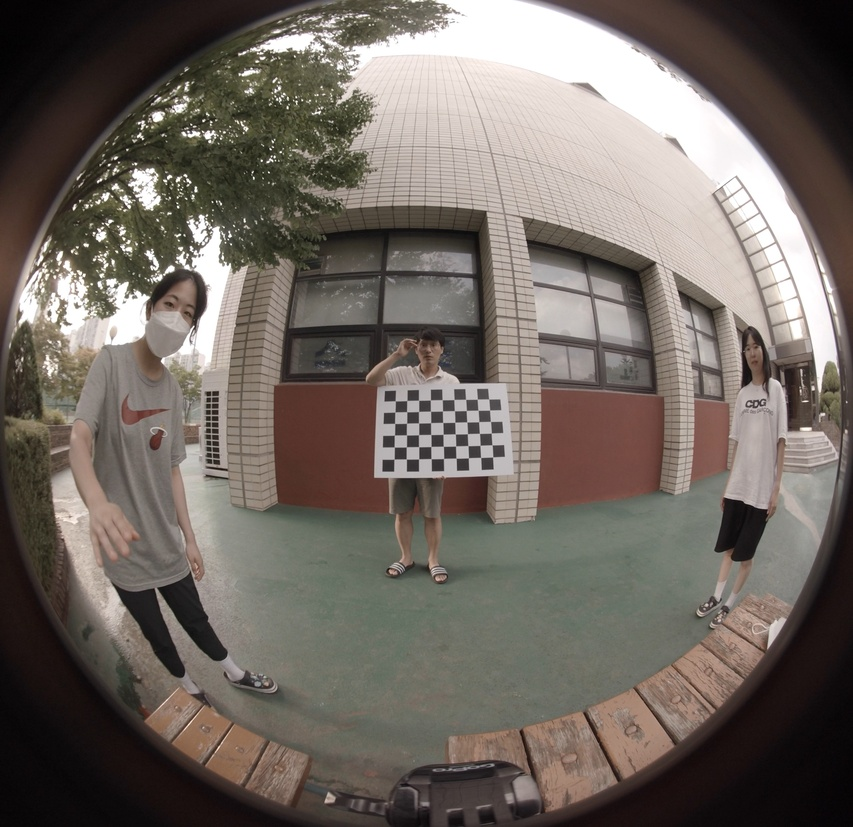
#> input picture data/20220706_GPFR2882_front/GPFR2882_1.jpeg, 853 x 827 px, shrunk from 2704 x 2624 before the run; its folder holds only this picture in this run
$ jupyter execute --allow-errors hello_fisheye.ipynb   (shell and % lines are left out)   (older library calls are emulated)
#> lines starting #> are read from the running program, lines starting #| are printed output that depends on the picture
[cell 1]
import cv2

[cell 2]
cv2.__version__

[cell 3]
assert cv2.__version__[0] >= '3', 'The fisheye module requires opencv version >= 3.0.0'

[cell 4]
import numpy as np
import matplotlib.pyplot as plt
import os
import glob
from tqdm import tqdm

[cell 5]
CHECKERBOARD = (6,9)

[cell 6]
subpix_criteria = (cv2.TERM_CRITERIA_EPS+cv2.TERM_CRITERIA_MAX_ITER, 30, 0.1)
calibration_flags = cv2.fisheye.CALIB_RECOMPUTE_EXTRINSIC+cv2.fisheye.CALIB_CHECK_COND+cv2.fisheye.CALIB_FIX_SKEW
objp = np.zeros((1, CHECKERBOARD[0]*CHECKERBOARD[1], 3), np.float32)
objp[0,:,:2] = np.mgrid[0:CHECKERBOARD[0], 0:CHECKERBOARD[1]].T.reshape(-1, 2)

[cell 7]
objp.shape

[cell 8]
_img_shape = None
objpoints = [] # 3d point in real world space
imgpoints = [] # 2d points in image plane.

[cell 9]
images = sorted(glob.glob('data/20220706_GPFR2882_front/*.jpeg'))
print(len(images))

[cell 10]
for fname in tqdm(images):
    img = cv2.imread(fname)
#> img is the input picture: shape (827, 853, 3); mean B, G, R 97.3, 104.3, 112.4
    if _img_shape == None:
        _img_shape = img.shape[:2]
    else:
        assert _img_shape == img.shape[:2], "All images must share the same size."
    gray = cv2.cvtColor(img,cv2.COLOR_BGR2GRAY)
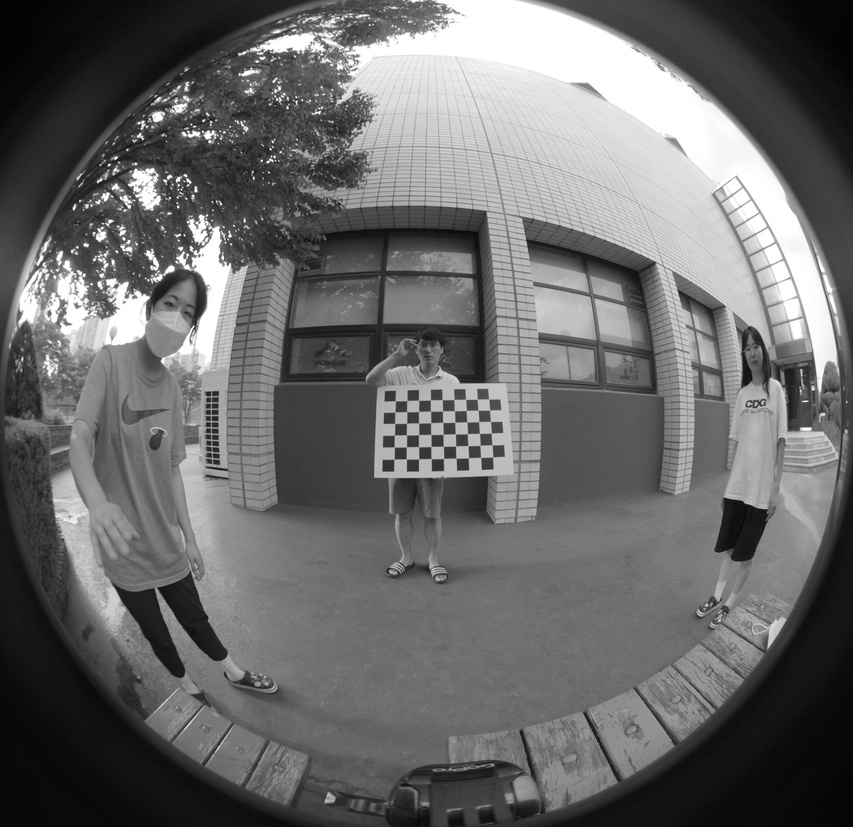
#> gray: shape (827, 853); min 0, max 255, mean 106

    # Find the chess board corners
    ret, corners = cv2.findChessboardCorners(gray, CHECKERBOARD, cv2.CALIB_CB_ADAPTIVE_THRESH+cv2.CALIB_CB_FAST_CHECK+cv2.CALIB_CB_NORMALIZE_IMAGE)
#> ret = True; corners = 54 rows, first 8: [394.1, 459.1], [394.3, 447], [394.4, 435], [394.7, 423.4], [395, 412], [395.3, 400.9], [406.3, 459], [406.4, 446.9]
    # If found, add object points, image points (after refining them)
    if ret == True:
        objpoints.append(objp)
        cv2.cornerSubPix(gray,corners,(3,3),(-1,-1),subpix_criteria)
        imgpoints.append(corners)

[cell 11]
N_OK = len(objpoints)
print(N_OK)

[cell 12]
K = np.zeros((3, 3))
D = np.zeros((4, 1))
rvecs = [np.zeros((1, 1, 3), dtype=np.float64) for i in range(N_OK)]
tvecs = [np.zeros((1, 1, 3), dtype=np.float64) for i in range(N_OK)]

[cell 13]
np.shape(rvecs)

[cell 14]
#rms, _, _, _, _ = \
retval, K, D, rvecs, tvecs = \
    cv2.fisheye.calibrate(
        objpoints,
        imgpoints,
        gray.shape[::-1],
        K,
        D,
        rvecs,
        tvecs,
        calibration_flags,
        (cv2.TERM_CRITERIA_EPS+cv2.TERM_CRITERIA_MAX_ITER, 30, 1e-6)
    )
#> retval = 0.0497; K = [[305.4, 0, 432.2], [0, 307, 418.9], [0, 0, 1]]; D = [-0.263, 8.63, -166.4, 1060.2]; rvecs = ([-0.257, -0.224, -1.57],); tvecs = ([-3.09, 3.23, 24.34],)

[cell 15]
print("Found " + str(N_OK) + " valid images for calibration")

[cell 16]
print("DIM=" + str(_img_shape[::-1]))
#| DIM=(853, 827)
# print("K=np.array(" + str(K.tolist()) + ")")
# print("D=np.array(" + str(D.tolist()) + ")")

[cell 17]
K
#> Out = [[305.4, 0, 432.2], [0, 307, 418.9], [0, 0, 1]]

[cell 18]
D
#> Out = [-0.263, 8.63, -166.4, 1060.2]

# Undistort images

[cell 19]
DIM= _img_shape[::-1]
#> DIM = (853, 827)

[cell 20]
def undistort(img_path, K, D, DIM):
    img = cv2.imread(img_path)
    h,w = img.shape[:2]
    map1, map2 = cv2.fisheye.initUndistortRectifyMap(K, D, np.eye(3), K, DIM, cv2.CV_16SC2)
    undistorted_img = cv2.remap(img, map1, map2, interpolation=cv2.INTER_LINEAR, borderMode=cv2.BORDER_CONSTANT)
    return undistorted_img
#     cv2.imshow("undistorted", undistorted_img)
#     cv2.waitKey(0)
#     cv2.destroyAllWindows()

[cell 21]
# [6 lines of commented-out code are left out]

[cell 22]
DIM
#> Out = (853, 827)

#> (a cell that did not finish here is left out)

#> (a cell that did not finish here is left out)

#> (a cell that did not finish here is left out)

[cell 26]
plt.figure(dpi=150)
plt.axis('off')
#> (the rest of this cell did not finish here and is left out)

OpenCV fisheye calibration cuts too much of the image.
https://stackoverflow.com/a/44009548

[cell 27]
## Adjusting the K

[cell 28]
nk = K.copy()
#> nk = [[305.4, 0, 432.2], [0, 307, 418.9], [0, 0, 1]]
nk[0,0]=K[0,0]/1.5
nk[1,1]=K[1,1]/1.5
# Just by scaling the matrix coefficients!

[cell 29]
K
#> Out = [[305.4, 0, 432.2], [0, 307, 418.9], [0, 0, 1]]

[cell 30]
nk
#> Out = [[203.6, 0, 432.2], [0, 204.7, 418.9], [0, 0, 1]]

[cell 31]
#img = cv2.imread(img_path)
dim1 = img.shape[:2][::-1]
#> dim1 = (853, 827)
print(dim1)
#| (853, 827)

[cell 32]
map1, map2 = cv2.fisheye.initUndistortRectifyMap(K, D, np.eye(3), nk, dim1, cv2.CV_16SC2)  # Pass k in 1st parameter, nk in 4th parameter
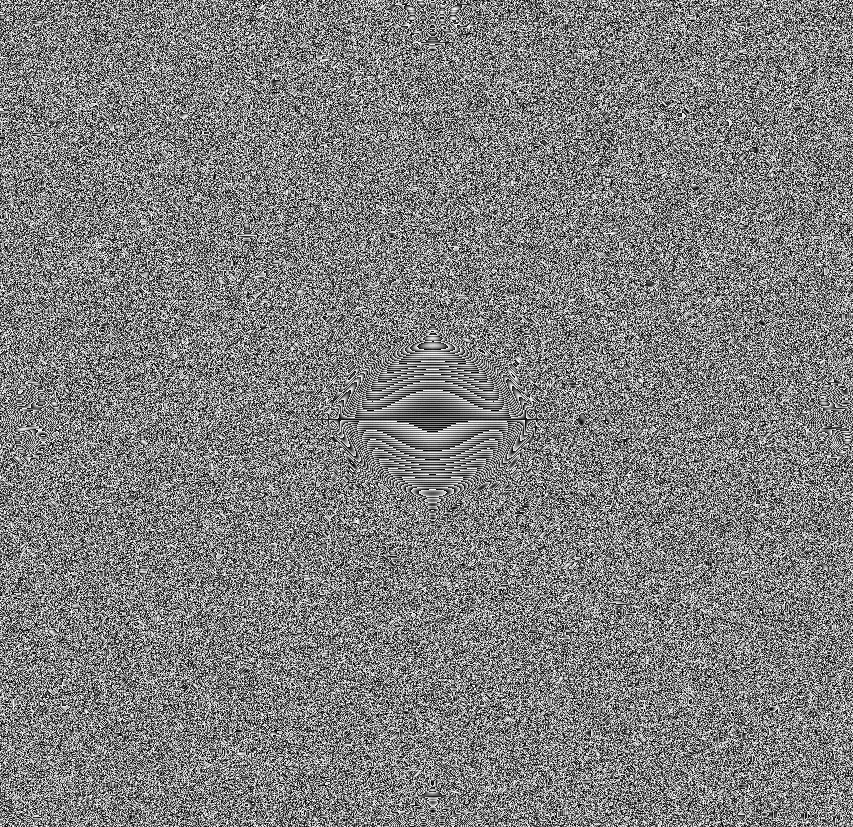
#> map2: shape (827, 853) uint16; min 0, max 1023, mean 510.8; drawn with min black and max white
nemImg = cv2.remap( img, map1, map2, interpolation=cv2.INTER_LINEAR, borderMode=cv2.BORDER_CONSTANT)
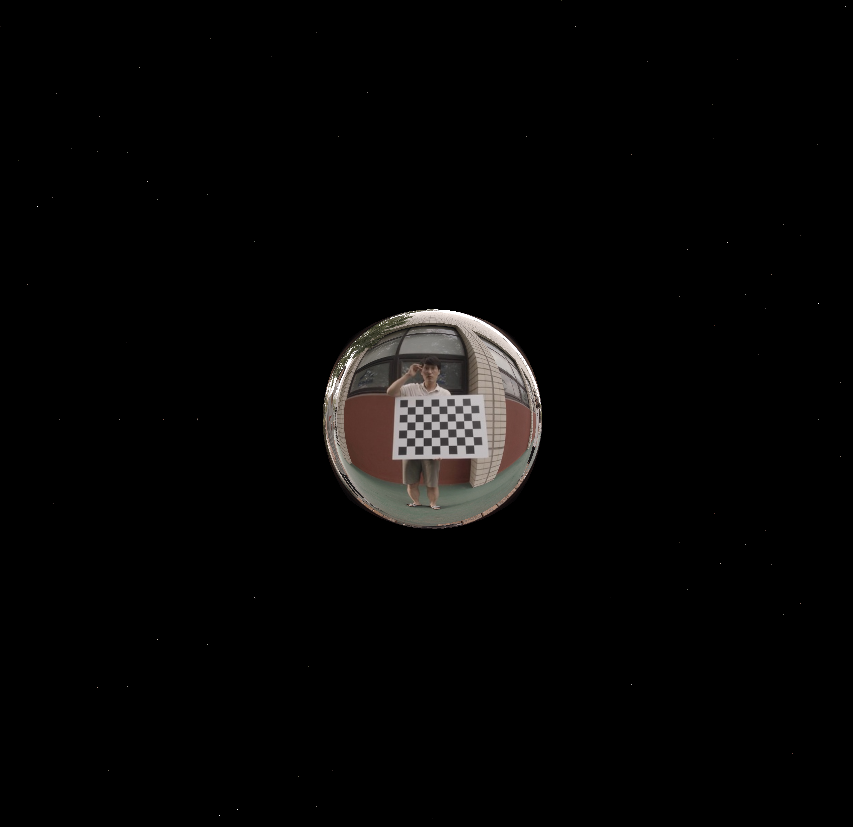
#> nemImg: shape (827, 853, 3); mean B, G, R 5.5, 5.8, 6.4

$ run again, on data/20220706_GPFR2882_front/GPFR2882_13.jpeg
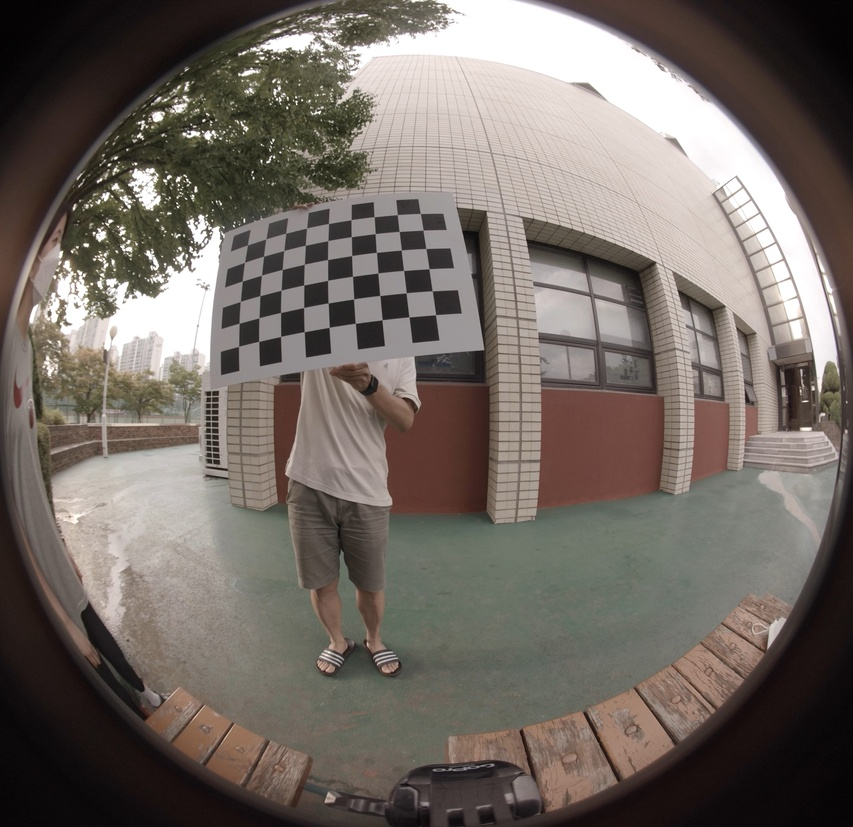
#> input picture data/20220706_GPFR2882_front/GPFR2882_13.jpeg, 853 x 827 px, shrunk from 2704 x 2624 before the run
#> img is the input picture: shape (827, 853, 3); mean B, G, R 100, 106.5, 114.8
#> ret = True; corners = 54 rows, first 8: [238.6, 346.3], [239.2, 323.4], [240.3, 301.5], [242.3, 281.1], [244.5, 262.4], [247.4, 245], [258.7, 341.3], [258.9, 317.8]
#> retval = 0.0604; K = [[309, 0, 428], [0, 308.8, 412.4], [0, 0, 1]]; D = [-0.0664, -0.0483, 0.0715, -0.0333]; rvecs = ([0.113, -0.0827, -1.69],); tvecs = ([-7.59, -2.65, 10.1],)
#| DIM=(853, 827)
#> `K`: Out = [[309, 0, 428], [0, 308.8, 412.4], [0, 0, 1]]
#> `D`: Out = [-0.0664, -0.0483, 0.0715, -0.0333]
#> nk = [[309, 0, 428], [0, 308.8, 412.4], [0, 0, 1]]
#> `nk`: Out = [[206, 0, 428], [0, 205.9, 412.4], [0, 0, 1]]
#| (853, 827)
#> `map1, map2 = cv2.fisheye.initUndistortRectifyMap(K, D, np.eye(3), nk, ..`:
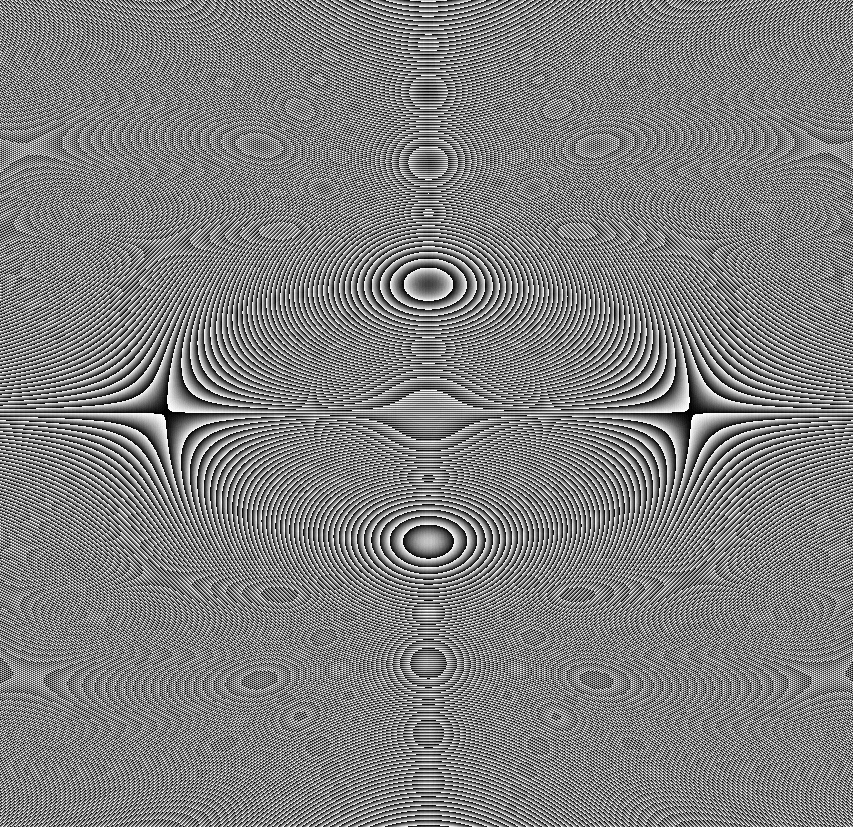
#> map2: shape (827, 853) uint16; min 0, max 1023, mean 511.7; drawn with min black and max white
#> `nemImg = cv2.remap( img, map1, map2, interpolation=cv2.INTER_LINEAR, b..`:
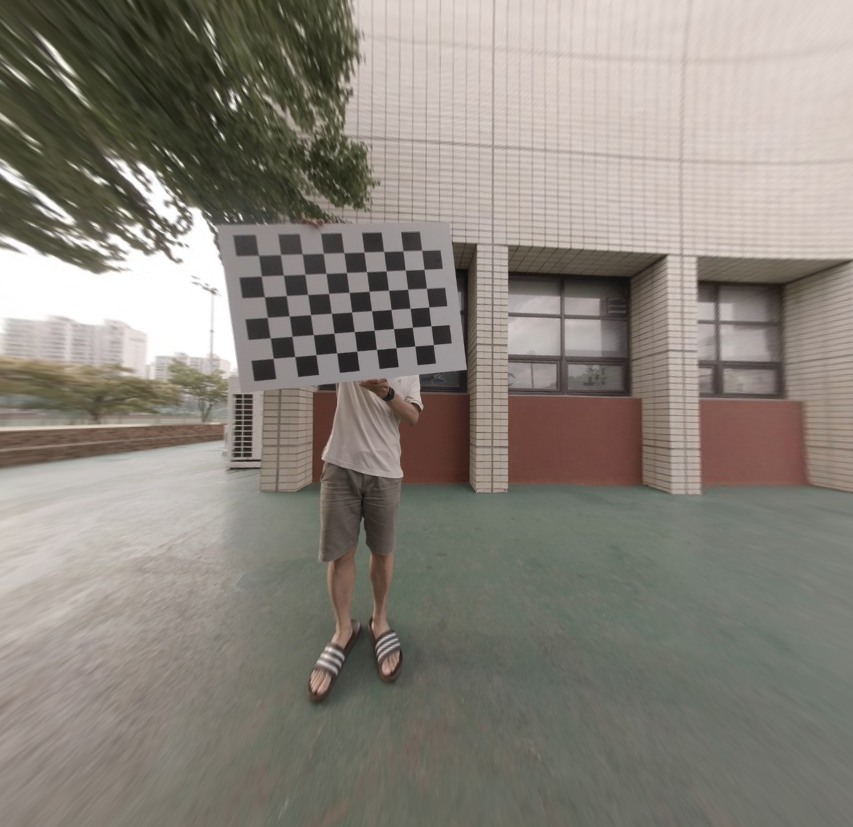
#> nemImg: shape (827, 853, 3); mean B, G, R 123.3, 131.7, 137.5

$ run again, on data/20220706_GPFR2882_front/GPFR2882_14.jpeg
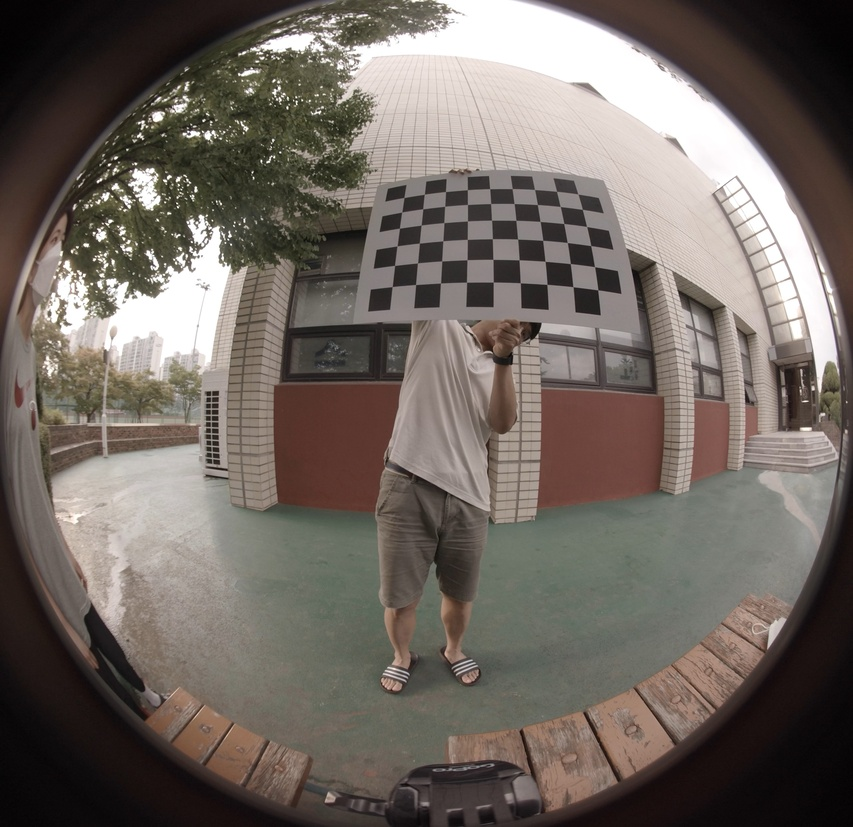
#> input picture data/20220706_GPFR2882_front/GPFR2882_14.jpeg, 853 x 827 px, shrunk from 2704 x 2624 before the run
#> img is the input picture: shape (827, 853, 3); mean B, G, R 97.4, 104, 112.5
#> ret = True; corners = 54 rows, first 8: [392.2, 286.6], [394.6, 265.4], [397.1, 245.9], [399.4, 228.2], [401.7, 212.1], [403.9, 197.5], [415.6, 284.5], [417.5, 262.9]
#> retval = 0.0561; K = [[324.7, 0, 430], [0, 322.7, 411.3], [0, 0, 1]]; D = [-0.132, 0.0126, 0.0392, -0.0308]; rvecs = ([-0.226, 0.276, -1.49],); tvecs = ([-1.5, -4.97, 11.87],)
#| DIM=(853, 827)
#> `K`: Out = [[324.7, 0, 430], [0, 322.7, 411.3], [0, 0, 1]]
#> `D`: Out = [-0.132, 0.0126, 0.0392, -0.0308]
#> nk = [[324.7, 0, 430], [0, 322.7, 411.3], [0, 0, 1]]
#> `nk`: Out = [[216.4, 0, 430], [0, 215.2, 411.3], [0, 0, 1]]
#| (853, 827)
#> `map1, map2 = cv2.fisheye.initUndistortRectifyMap(K, D, np.eye(3), nk, ..`:
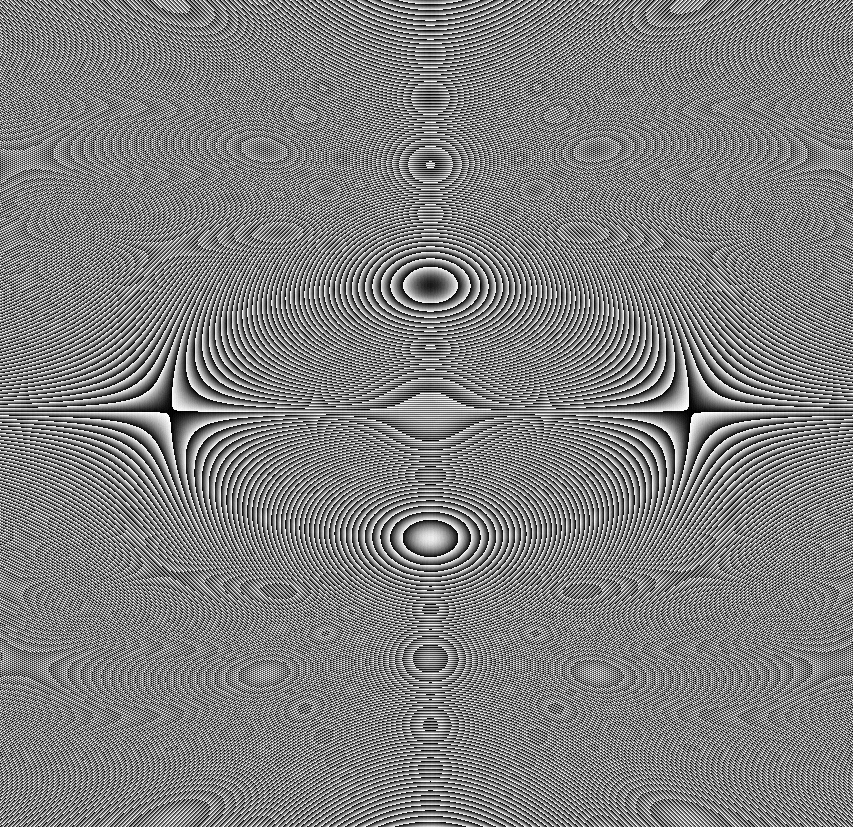
#> map2: shape (827, 853) uint16; min 0, max 1023, mean 512; drawn with min black and max white
#> `nemImg = cv2.remap( img, map1, map2, interpolation=cv2.INTER_LINEAR, b..`:
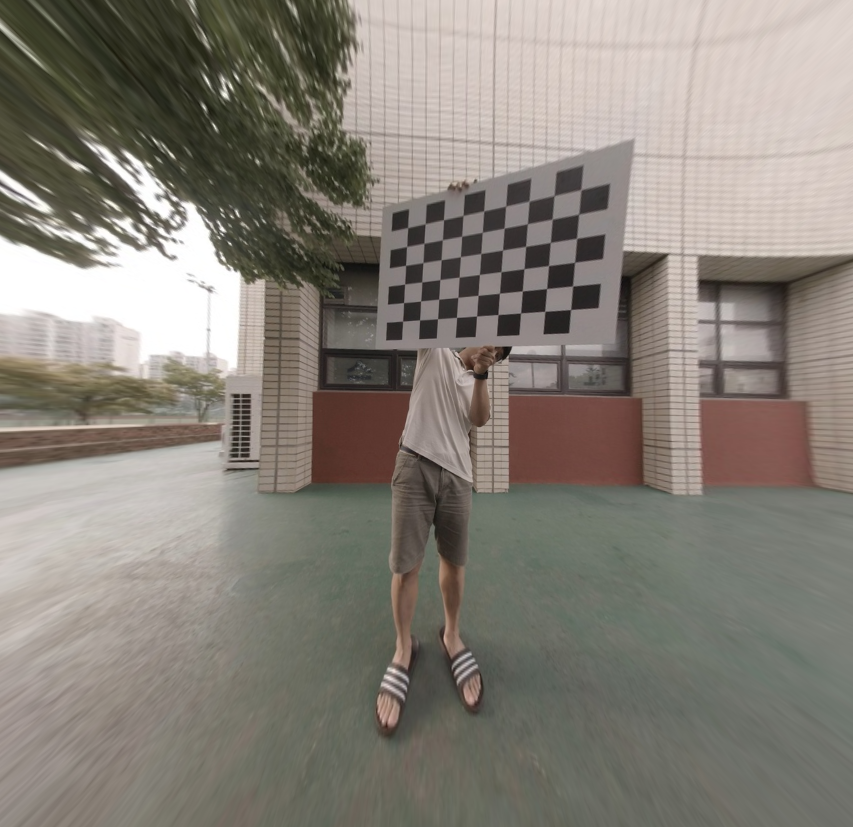
#> nemImg: shape (827, 853, 3); mean B, G, R 120.3, 128.9, 134.6
